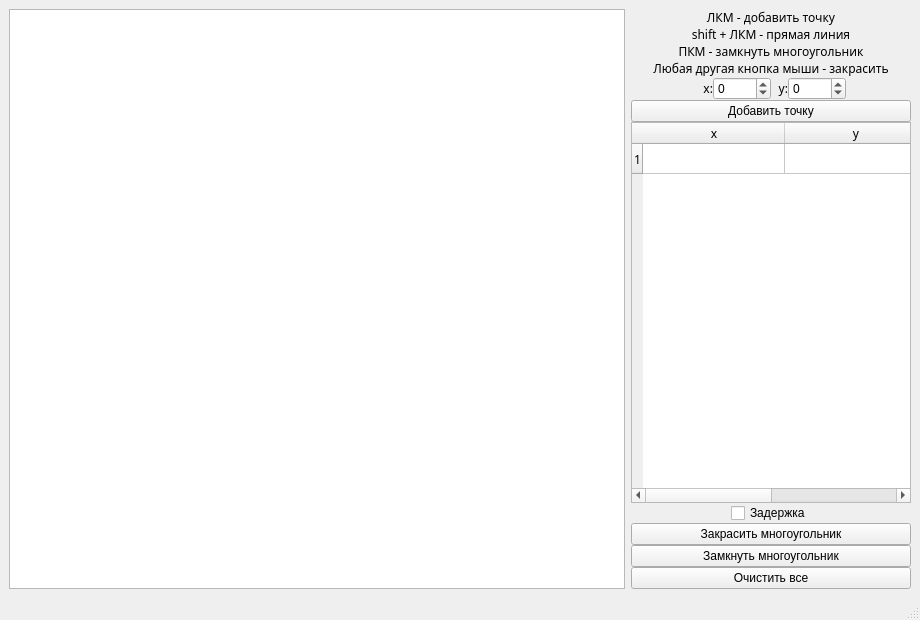
<?xml version="1.0" encoding="UTF-8"?>
<ui version="4.0">
 <class>MainWindow</class>
 <widget class="QMainWindow" name="MainWindow">
  <property name="geometry">
   <rect>
    <x>0</x>
    <y>0</y>
    <width>920</width>
    <height>620</height>
   </rect>
  </property>
  <property name="windowTitle">
   <string>MainWindow</string>
  </property>
  <widget class="QWidget" name="centralwidget">
   <layout class="QHBoxLayout" name="horizontalLayout_2">
    <item>
     <layout class="QHBoxLayout" name="horizontalLayout">
      <item>
       <widget class="QGraphicsView" name="canvas">
        <property name="cursor" stdset="0">
         <cursorShape>CrossCursor</cursorShape>
        </property>
        <property name="mouseTracking">
         <bool>true</bool>
        </property>
       </widget>
      </item>
      <item>
       <layout class="QVBoxLayout" name="verticalLayout">
        <property name="spacing">
         <number>0</number>
        </property>
        <property name="sizeConstraint">
         <enum>QLayout::SetNoConstraint</enum>
        </property>
        <property name="leftMargin">
         <number>0</number>
        </property>
        <property name="rightMargin">
         <number>0</number>
        </property>
        <property name="bottomMargin">
         <number>0</number>
        </property>
        <item>
         <layout class="QGridLayout" name="gridLayout_2">
          <item row="5" column="0">
           <layout class="QGridLayout" name="gridLayout">
            <item row="0" column="0">
             <spacer name="horizontalSpacer">
              <property name="orientation">
               <enum>Qt::Horizontal</enum>
              </property>
              <property name="sizeType">
               <enum>QSizePolicy::Minimum</enum>
              </property>
              <property name="sizeHint" stdset="0">
               <size>
                <width>65</width>
                <height>20</height>
               </size>
              </property>
             </spacer>
            </item>
            <item row="0" column="1">
             <widget class="QLabel" name="label">
              <property name="font">
               <font>
                <family>Apple Braille</family>
               </font>
              </property>
              <property name="text">
               <string>&lt;html&gt;&lt;head/&gt;&lt;body&gt;&lt;p align=&quot;right&quot;&gt;x:&lt;/p&gt;&lt;/body&gt;&lt;/html&gt;</string>
              </property>
             </widget>
            </item>
            <item row="0" column="2">
             <widget class="QSpinBox" name="x_sb">
              <property name="cursor">
               <cursorShape>PointingHandCursor</cursorShape>
              </property>
              <property name="minimum">
               <number>-1000</number>
              </property>
              <property name="maximum">
               <number>1000</number>
              </property>
             </widget>
            </item>
            <item row="1" column="0" colspan="6">
             <widget class="QPushButton" name="add_point_bt">
              <property name="maximumSize">
               <size>
                <width>16777215</width>
                <height>16777215</height>
               </size>
              </property>
              <property name="cursor">
               <cursorShape>PointingHandCursor</cursorShape>
              </property>
              <property name="text">
               <string>Добавить точку</string>
              </property>
             </widget>
            </item>
            <item row="0" column="4">
             <widget class="QSpinBox" name="y_sb">
              <property name="cursor">
               <cursorShape>PointingHandCursor</cursorShape>
              </property>
              <property name="minimum">
               <number>-1000</number>
              </property>
              <property name="maximum">
               <number>1000</number>
              </property>
             </widget>
            </item>
            <item row="0" column="3">
             <widget class="QLabel" name="label_2">
              <property name="font">
               <font>
                <family>Apple Braille</family>
               </font>
              </property>
              <property name="text">
               <string>&lt;html&gt;&lt;head/&gt;&lt;body&gt;&lt;p align=&quot;right&quot;&gt;y:&lt;/p&gt;&lt;/body&gt;&lt;/html&gt;</string>
              </property>
             </widget>
            </item>
            <item row="0" column="5">
             <spacer name="horizontalSpacer_2">
              <property name="orientation">
               <enum>Qt::Horizontal</enum>
              </property>
              <property name="sizeType">
               <enum>QSizePolicy::Minimum</enum>
              </property>
              <property name="sizeHint" stdset="0">
               <size>
                <width>65</width>
                <height>20</height>
               </size>
              </property>
             </spacer>
            </item>
           </layout>
          </item>
          <item row="6" column="0">
           <widget class="QTableWidget" name="all_points_table">
            <property name="sizePolicy">
             <sizepolicy hsizetype="Ignored" vsizetype="Expanding">
              <horstretch>0</horstretch>
              <verstretch>0</verstretch>
             </sizepolicy>
            </property>
            <property name="maximumSize">
             <size>
              <width>16777215</width>
              <height>16777215</height>
             </size>
            </property>
            <property name="sizeIncrement">
             <size>
              <width>3</width>
              <height>0</height>
             </size>
            </property>
            <property name="font">
             <font>
              <family>Apple Braille</family>
              <underline>false</underline>
             </font>
            </property>
            <property name="editTriggers">
             <set>QAbstractItemView::NoEditTriggers</set>
            </property>
            <property name="textElideMode">
             <enum>Qt::ElideMiddle</enum>
            </property>
            <property name="showGrid">
             <bool>true</bool>
            </property>
            <property name="gridStyle">
             <enum>Qt::SolidLine</enum>
            </property>
            <property name="sortingEnabled">
             <bool>false</bool>
            </property>
            <property name="rowCount">
             <number>1</number>
            </property>
            <property name="columnCount">
             <number>2</number>
            </property>
            <attribute name="horizontalHeaderVisible">
             <bool>true</bool>
            </attribute>
            <attribute name="horizontalHeaderCascadingSectionResizes">
             <bool>true</bool>
            </attribute>
            <attribute name="horizontalHeaderDefaultSectionSize">
             <number>142</number>
            </attribute>
            <attribute name="horizontalHeaderHighlightSections">
             <bool>false</bool>
            </attribute>
            <attribute name="horizontalHeaderMinimumSectionSize">
             <number>10</number>
            </attribute>
            <attribute name="horizontalHeaderShowSortIndicator" stdset="0">
             <bool>false</bool>
            </attribute>
            <attribute name="horizontalHeaderStretchLastSection">
             <bool>false</bool>
            </attribute>
            <attribute name="verticalHeaderVisible">
             <bool>true</bool>
            </attribute>
            <attribute name="verticalHeaderCascadingSectionResizes">
             <bool>true</bool>
            </attribute>
            <attribute name="verticalHeaderHighlightSections">
             <bool>true</bool>
            </attribute>
            <attribute name="verticalHeaderShowSortIndicator" stdset="0">
             <bool>false</bool>
            </attribute>
            <attribute name="verticalHeaderStretchLastSection">
             <bool>false</bool>
            </attribute>
            <row/>
            <column>
             <property name="text">
              <string>x</string>
             </property>
            </column>
            <column>
             <property name="text">
              <string>y</string>
             </property>
            </column>
           </widget>
          </item>
          <item row="2" column="0">
           <widget class="QLabel" name="label_3">
            <property name="font">
             <font>
              <family>Apple Braille</family>
             </font>
            </property>
            <property name="text">
             <string>&lt;html&gt;&lt;head/&gt;&lt;body&gt;&lt;p align=&quot;center&quot;&gt;shift +  ЛКМ - прямая линия&lt;/p&gt;&lt;/body&gt;&lt;/html&gt;</string>
            </property>
           </widget>
          </item>
          <item row="3" column="0">
           <widget class="QLabel" name="label_5">
            <property name="font">
             <font>
              <family>Apple Braille</family>
             </font>
            </property>
            <property name="text">
             <string>&lt;html&gt;&lt;head/&gt;&lt;body&gt;&lt;p align=&quot;center&quot;&gt;ПКМ - замкнуть многоугольник&lt;/p&gt;&lt;/body&gt;&lt;/html&gt;</string>
            </property>
           </widget>
          </item>
          <item row="4" column="0">
           <widget class="QLabel" name="label_6">
            <property name="font">
             <font>
              <family>Apple Braille</family>
             </font>
            </property>
            <property name="text">
             <string>&lt;html&gt;&lt;head/&gt;&lt;body&gt;&lt;p align=&quot;center&quot;&gt;Любая другая кнопка мыши - закрасить&lt;/p&gt;&lt;/body&gt;&lt;/html&gt;</string>
            </property>
           </widget>
          </item>
          <item row="1" column="0">
           <widget class="QLabel" name="label_4">
            <property name="font">
             <font>
              <family>Apple Braille</family>
             </font>
            </property>
            <property name="text">
             <string>&lt;html&gt;&lt;head/&gt;&lt;body&gt;&lt;p align=&quot;center&quot;&gt;ЛКМ - добавить точку&lt;/p&gt;&lt;/body&gt;&lt;/html&gt;</string>
            </property>
           </widget>
          </item>
         </layout>
        </item>
        <item>
         <layout class="QGridLayout" name="gridLayout_5">
          <item row="1" column="0">
           <layout class="QGridLayout" name="gridLayout_3">
            <item row="2" column="0">
             <widget class="QPushButton" name="end_polygon_bt">
              <property name="cursor">
               <cursorShape>PointingHandCursor</cursorShape>
              </property>
              <property name="tabletTracking">
               <bool>false</bool>
              </property>
              <property name="text">
               <string>Замкнуть многоугольник</string>
              </property>
             </widget>
            </item>
            <item row="1" column="0">
             <widget class="QPushButton" name="fill_polygon_bt">
              <property name="cursor">
               <cursorShape>PointingHandCursor</cursorShape>
              </property>
              <property name="text">
               <string>Закрасить многоугольник</string>
              </property>
             </widget>
            </item>
           </layout>
          </item>
          <item row="2" column="0">
           <widget class="QPushButton" name="clear_bt">
            <property name="text">
             <string>Очистить все</string>
            </property>
           </widget>
          </item>
          <item row="0" column="0">
           <layout class="QGridLayout" name="gridLayout_4">
            <item row="0" column="2">
             <spacer name="horizontalSpacer_3">
              <property name="orientation">
               <enum>Qt::Horizontal</enum>
              </property>
              <property name="sizeType">
               <enum>QSizePolicy::Maximum</enum>
              </property>
              <property name="sizeHint" stdset="0">
               <size>
                <width>100</width>
                <height>20</height>
               </size>
              </property>
             </spacer>
            </item>
            <item row="0" column="0">
             <spacer name="horizontalSpacer_4">
              <property name="orientation">
               <enum>Qt::Horizontal</enum>
              </property>
              <property name="sizeType">
               <enum>QSizePolicy::Maximum</enum>
              </property>
              <property name="sizeHint" stdset="0">
               <size>
                <width>100</width>
                <height>20</height>
               </size>
              </property>
             </spacer>
            </item>
            <item row="0" column="1">
             <widget class="QCheckBox" name="delay">
              <property name="text">
               <string>Задержка</string>
              </property>
             </widget>
            </item>
           </layout>
          </item>
         </layout>
        </item>
       </layout>
      </item>
     </layout>
    </item>
   </layout>
  </widget>
  <widget class="QMenuBar" name="menubar">
   <property name="geometry">
    <rect>
     <x>0</x>
     <y>0</y>
     <width>920</width>
     <height>22</height>
    </rect>
   </property>
  </widget>
  <widget class="QStatusBar" name="statusbar"/>
 </widget>
 <resources/>
 <connections/>
</ui>
